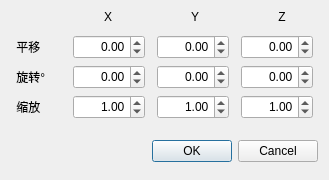
<?xml version="1.0" encoding="UTF-8"?>
<ui version="4.0">
 <class>ModelAddDlg</class>
 <widget class="QDialog" name="ModelAddDlg">
  <property name="geometry">
   <rect>
    <x>0</x>
    <y>0</y>
    <width>329</width>
    <height>180</height>
   </rect>
  </property>
  <property name="windowTitle">
   <string>添加模型</string>
  </property>
  <layout class="QVBoxLayout" name="verticalLayout">
   <property name="spacing">
    <number>6</number>
   </property>
   <property name="topMargin">
    <number>5</number>
   </property>
   <property name="bottomMargin">
    <number>18</number>
   </property>
   <item>
    <layout class="QHBoxLayout" name="horizontalLayout_4">
     <property name="spacing">
      <number>15</number>
     </property>
     <item>
      <spacer name="horizontalSpacer">
       <property name="orientation">
        <enum>Qt::Horizontal</enum>
       </property>
       <property name="sizeHint" stdset="0">
        <size>
         <width>24</width>
         <height>20</height>
        </size>
       </property>
      </spacer>
     </item>
     <item>
      <widget class="QLabel" name="label_4">
       <property name="minimumSize">
        <size>
         <width>72</width>
         <height>24</height>
        </size>
       </property>
       <property name="text">
        <string>X</string>
       </property>
       <property name="alignment">
        <set>Qt::AlignCenter</set>
       </property>
      </widget>
     </item>
     <item>
      <widget class="QLabel" name="label_5">
       <property name="minimumSize">
        <size>
         <width>72</width>
         <height>24</height>
        </size>
       </property>
       <property name="text">
        <string>Y</string>
       </property>
       <property name="alignment">
        <set>Qt::AlignCenter</set>
       </property>
      </widget>
     </item>
     <item>
      <widget class="QLabel" name="label_6">
       <property name="minimumSize">
        <size>
         <width>72</width>
         <height>24</height>
        </size>
       </property>
       <property name="text">
        <string>Z</string>
       </property>
       <property name="alignment">
        <set>Qt::AlignCenter</set>
       </property>
      </widget>
     </item>
    </layout>
   </item>
   <item>
    <layout class="QHBoxLayout" name="horizontalLayout">
     <property name="spacing">
      <number>10</number>
     </property>
     <item>
      <widget class="QLabel" name="label">
       <property name="minimumSize">
        <size>
         <width>48</width>
         <height>24</height>
        </size>
       </property>
       <property name="maximumSize">
        <size>
         <width>24</width>
         <height>16777215</height>
        </size>
       </property>
       <property name="text">
        <string> 平移</string>
       </property>
       <property name="alignment">
        <set>Qt::AlignLeading|Qt::AlignLeft|Qt::AlignVCenter</set>
       </property>
      </widget>
     </item>
     <item>
      <widget class="QDoubleSpinBox" name="tX">
       <property name="minimumSize">
        <size>
         <width>72</width>
         <height>24</height>
        </size>
       </property>
       <property name="maximumSize">
        <size>
         <width>72</width>
         <height>24</height>
        </size>
       </property>
       <property name="alignment">
        <set>Qt::AlignRight|Qt::AlignTrailing|Qt::AlignVCenter</set>
       </property>
       <property name="decimals">
        <number>2</number>
       </property>
       <property name="minimum">
        <double>-9999.000000000000000</double>
       </property>
       <property name="maximum">
        <double>9999.000000000000000</double>
       </property>
      </widget>
     </item>
     <item>
      <widget class="QDoubleSpinBox" name="tY">
       <property name="minimumSize">
        <size>
         <width>72</width>
         <height>24</height>
        </size>
       </property>
       <property name="maximumSize">
        <size>
         <width>72</width>
         <height>24</height>
        </size>
       </property>
       <property name="alignment">
        <set>Qt::AlignRight|Qt::AlignTrailing|Qt::AlignVCenter</set>
       </property>
       <property name="decimals">
        <number>2</number>
       </property>
       <property name="minimum">
        <double>-9999.000000000000000</double>
       </property>
       <property name="maximum">
        <double>9999.000000000000000</double>
       </property>
      </widget>
     </item>
     <item>
      <widget class="QDoubleSpinBox" name="tZ">
       <property name="minimumSize">
        <size>
         <width>72</width>
         <height>24</height>
        </size>
       </property>
       <property name="maximumSize">
        <size>
         <width>72</width>
         <height>24</height>
        </size>
       </property>
       <property name="alignment">
        <set>Qt::AlignRight|Qt::AlignTrailing|Qt::AlignVCenter</set>
       </property>
       <property name="decimals">
        <number>2</number>
       </property>
       <property name="minimum">
        <double>-9999.000000000000000</double>
       </property>
       <property name="maximum">
        <double>9999.000000000000000</double>
       </property>
      </widget>
     </item>
    </layout>
   </item>
   <item>
    <layout class="QHBoxLayout" name="horizontalLayout_2">
     <property name="spacing">
      <number>10</number>
     </property>
     <item>
      <widget class="QLabel" name="label_2">
       <property name="minimumSize">
        <size>
         <width>48</width>
         <height>24</height>
        </size>
       </property>
       <property name="maximumSize">
        <size>
         <width>48</width>
         <height>16777215</height>
        </size>
       </property>
       <property name="text">
        <string> 旋转°</string>
       </property>
       <property name="alignment">
        <set>Qt::AlignLeading|Qt::AlignLeft|Qt::AlignVCenter</set>
       </property>
      </widget>
     </item>
     <item>
      <widget class="QDoubleSpinBox" name="rX">
       <property name="minimumSize">
        <size>
         <width>72</width>
         <height>24</height>
        </size>
       </property>
       <property name="maximumSize">
        <size>
         <width>72</width>
         <height>24</height>
        </size>
       </property>
       <property name="alignment">
        <set>Qt::AlignRight|Qt::AlignTrailing|Qt::AlignVCenter</set>
       </property>
       <property name="suffix">
        <string/>
       </property>
       <property name="decimals">
        <number>2</number>
       </property>
       <property name="minimum">
        <double>-360.000000000000000</double>
       </property>
       <property name="maximum">
        <double>360.000000000000000</double>
       </property>
      </widget>
     </item>
     <item>
      <widget class="QDoubleSpinBox" name="rY">
       <property name="minimumSize">
        <size>
         <width>72</width>
         <height>24</height>
        </size>
       </property>
       <property name="maximumSize">
        <size>
         <width>72</width>
         <height>24</height>
        </size>
       </property>
       <property name="alignment">
        <set>Qt::AlignRight|Qt::AlignTrailing|Qt::AlignVCenter</set>
       </property>
       <property name="suffix">
        <string/>
       </property>
       <property name="decimals">
        <number>2</number>
       </property>
       <property name="minimum">
        <double>-360.000000000000000</double>
       </property>
       <property name="maximum">
        <double>360.000000000000000</double>
       </property>
      </widget>
     </item>
     <item>
      <widget class="QDoubleSpinBox" name="rZ">
       <property name="minimumSize">
        <size>
         <width>72</width>
         <height>24</height>
        </size>
       </property>
       <property name="maximumSize">
        <size>
         <width>72</width>
         <height>24</height>
        </size>
       </property>
       <property name="alignment">
        <set>Qt::AlignRight|Qt::AlignTrailing|Qt::AlignVCenter</set>
       </property>
       <property name="suffix">
        <string/>
       </property>
       <property name="decimals">
        <number>2</number>
       </property>
       <property name="minimum">
        <double>-360.000000000000000</double>
       </property>
       <property name="maximum">
        <double>360.000000000000000</double>
       </property>
      </widget>
     </item>
    </layout>
   </item>
   <item>
    <layout class="QHBoxLayout" name="horizontalLayout_3">
     <property name="spacing">
      <number>10</number>
     </property>
     <item>
      <widget class="QLabel" name="label_3">
       <property name="minimumSize">
        <size>
         <width>48</width>
         <height>24</height>
        </size>
       </property>
       <property name="maximumSize">
        <size>
         <width>48</width>
         <height>16777215</height>
        </size>
       </property>
       <property name="text">
        <string> 缩放</string>
       </property>
       <property name="alignment">
        <set>Qt::AlignLeading|Qt::AlignLeft|Qt::AlignVCenter</set>
       </property>
      </widget>
     </item>
     <item>
      <widget class="QDoubleSpinBox" name="sX">
       <property name="minimumSize">
        <size>
         <width>72</width>
         <height>24</height>
        </size>
       </property>
       <property name="maximumSize">
        <size>
         <width>72</width>
         <height>24</height>
        </size>
       </property>
       <property name="alignment">
        <set>Qt::AlignRight|Qt::AlignTrailing|Qt::AlignVCenter</set>
       </property>
       <property name="decimals">
        <number>2</number>
       </property>
       <property name="maximum">
        <double>9999.000000000000000</double>
       </property>
       <property name="value">
        <double>1.000000000000000</double>
       </property>
      </widget>
     </item>
     <item>
      <widget class="QDoubleSpinBox" name="sY">
       <property name="minimumSize">
        <size>
         <width>72</width>
         <height>24</height>
        </size>
       </property>
       <property name="maximumSize">
        <size>
         <width>72</width>
         <height>24</height>
        </size>
       </property>
       <property name="alignment">
        <set>Qt::AlignRight|Qt::AlignTrailing|Qt::AlignVCenter</set>
       </property>
       <property name="decimals">
        <number>2</number>
       </property>
       <property name="maximum">
        <double>9999.000000000000000</double>
       </property>
       <property name="value">
        <double>1.000000000000000</double>
       </property>
      </widget>
     </item>
     <item>
      <widget class="QDoubleSpinBox" name="sZ">
       <property name="minimumSize">
        <size>
         <width>72</width>
         <height>24</height>
        </size>
       </property>
       <property name="maximumSize">
        <size>
         <width>72</width>
         <height>24</height>
        </size>
       </property>
       <property name="alignment">
        <set>Qt::AlignRight|Qt::AlignTrailing|Qt::AlignVCenter</set>
       </property>
       <property name="decimals">
        <number>2</number>
       </property>
       <property name="maximum">
        <double>9999.000000000000000</double>
       </property>
       <property name="value">
        <double>1.000000000000000</double>
       </property>
      </widget>
     </item>
    </layout>
   </item>
   <item>
    <spacer name="verticalSpacer">
     <property name="orientation">
      <enum>Qt::Vertical</enum>
     </property>
     <property name="sizeHint" stdset="0">
      <size>
       <width>20</width>
       <height>40</height>
      </size>
     </property>
    </spacer>
   </item>
   <item>
    <widget class="QDialogButtonBox" name="buttonBox">
     <property name="orientation">
      <enum>Qt::Horizontal</enum>
     </property>
     <property name="standardButtons">
      <set>QDialogButtonBox::Cancel|QDialogButtonBox::Ok</set>
     </property>
    </widget>
   </item>
  </layout>
 </widget>
 <resources/>
 <connections/>
</ui>
